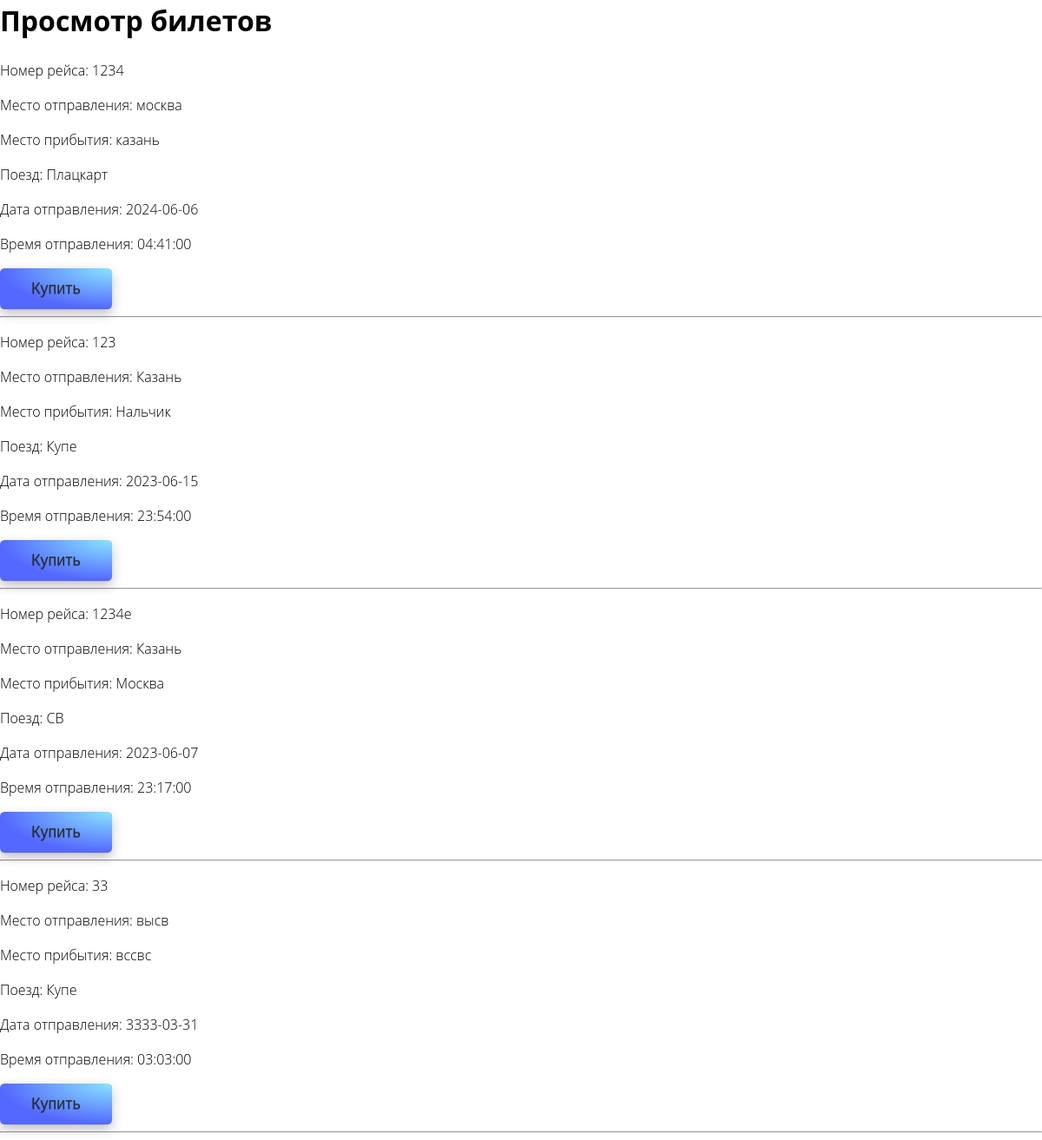
Page /tovarchik.php on the committed database.
### tables this page shows
CREATE TABLE `flights` (
  `id` int NOT NULL,
  `flight_number` varchar(10) NOT NULL,
  `departure` varchar(100) NOT NULL,
  `destination` varchar(100) NOT NULL,
  `category` varchar(20) NOT NULL,
  `departure_date` date NOT NULL,
  `departure_time` time NOT NULL,
  `price` varchar(255) NOT NULL,
  `num_cars` int NOT NULL DEFAULT '1'
);

### tovarchik.php (the view, shortened to what this page needs)
<link rel="stylesheet" href="styleS.css">
<!DOCTYPE html>
<html>
<head>
</head>
<body>
  <h1>Просмотр билетов</h1>
  <?php
require_once('connect.php');
    $sql = "SELECT * FROM flights";
    $result = $connect->query($sql);
    if ($result->num_rows > 0) {
        while($row = $result->fetch_assoc()) {
            echo "<p>Номер рейса: " . $row["flight_number"] . "</p>";
            echo "<p>Место отправления: " . $row["departure"] . "</p>";
            echo "<p>Место прибытия: " . $row["destination"] . "</p>";
            echo "<p>Поезд: " . $row["category"] . "</p>";
            echo "<p>Дата отправления: " . $row["departure_date"] . "</p>";
            echo "<p>Время отправления: " . $row["departure_time"] . "</p>";
            echo "<button class=btr><a  href=\"registration.php?id=" . $row["id"] . "\">Купить</a></button>";
            echo "<hr>";
        }
    } else {
        echo "Нет доступных билетов.";
    }
  ?>
</body>
</html>

### styleS.css (style rules this page uses)
button { padding: 10px 20px; background-color: transparent; border: none; outline: none; color: #000; border-radius: 4px; cursor: pointer; }
* { box-sizing: border-box; }
body { padding: 50px; background-color: #fff; font-family: 'Open Sans', sans-serif; font-size: 1rem; line-height: 1.5; color: #000; font-weight: 100; -webkit-font-smoothing: antialiased; -webkit-text-size-adjust: 100%; }
body, html { margin: 0; padding: 0; font-family: 'Open Sans', sans-serif; }
a { text-decoration: none; color: rgba(34, 34, 34, 0.8); }
.btr { font-size: 18px; display: inline-block; outline: 0; border: 0; cursor: pointer; will-change: box-shadow,transform; background: radial-gradient( 100% 100% at 100% 0%, #89E5FF 0%, #5468FF 100% ); box-shadow: 0px 0.01em 0.01em rgb(45 35 66 / 40%), 0px 0.3em 0.7em -0.01em rgb(45 35 66 / 30%), inset 0px -0.01em 0px rgb(58 65 111 / 50%); padding: 0 2em; border-radius: 0.3em; color: #fff; height: 2.6em; text-shadow: 0 1px 0 rgb(0 0 0 / 40%); transition: box-shadow 0.15s ease, transform 0.15s ease; }

### rows in the picture
flights: flight_number "1234", departure "москва", destination "казань", category "Плацкарт", departure_date "2024-06-06", departure_time "04:41:00"
flights: flight_number "123", departure "Казань", destination "Нальчик", category "Купе", departure_date "2023-06-15", departure_time "23:54:00"
flights: flight_number "1234е", departure "Казань", destination "Москва", category "СВ", departure_date "2023-06-07", departure_time "23:17:00"
flights: flight_number "33", departure "высв", destination "вссвс", category "Купе", departure_date "3333-03-31", departure_time "03:03:00"
